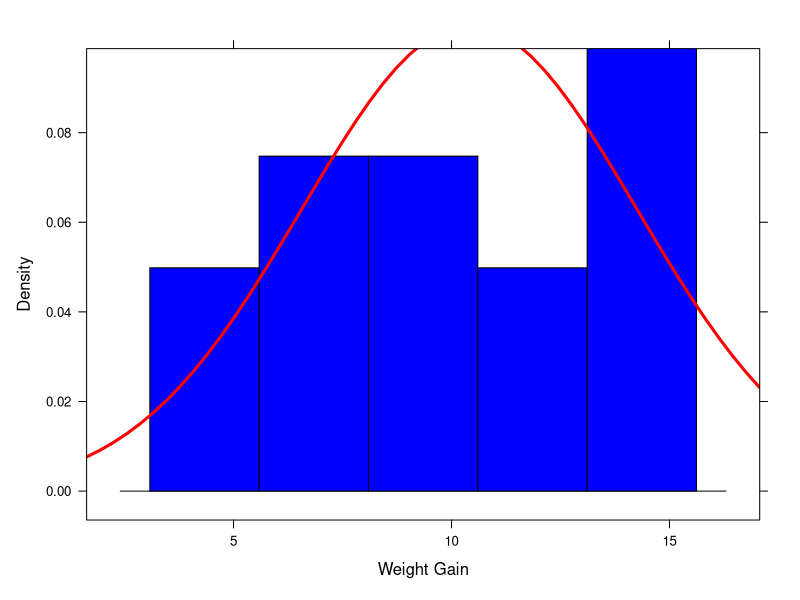
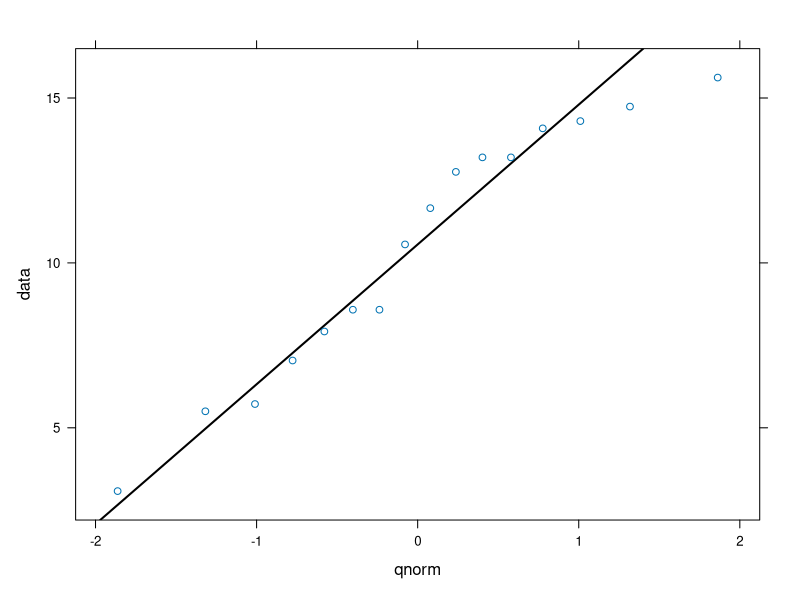
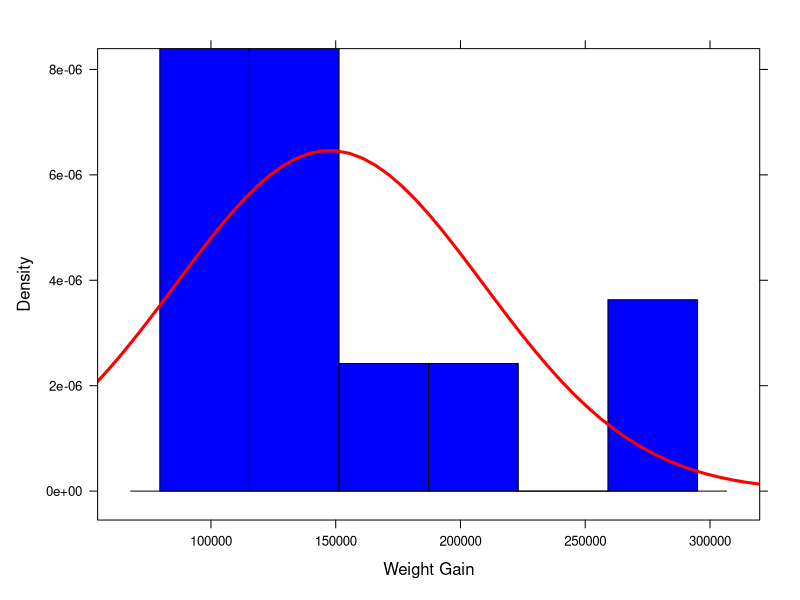
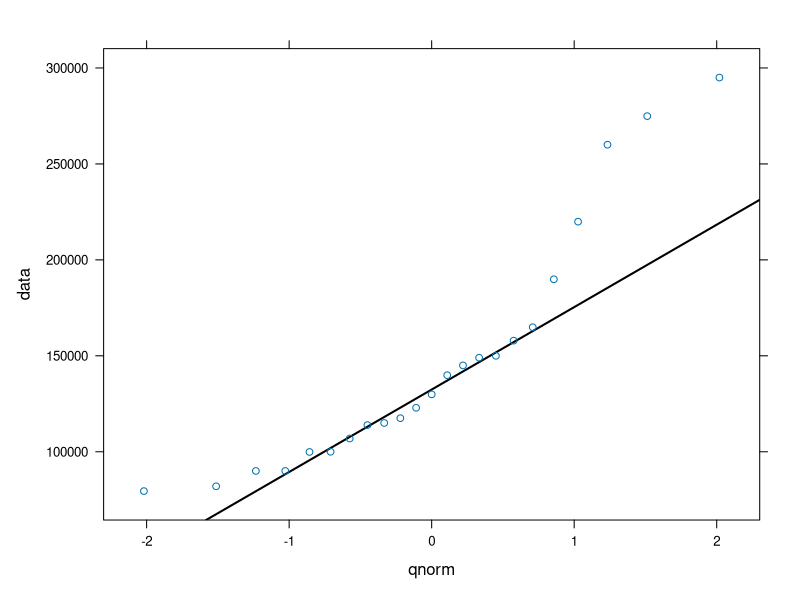
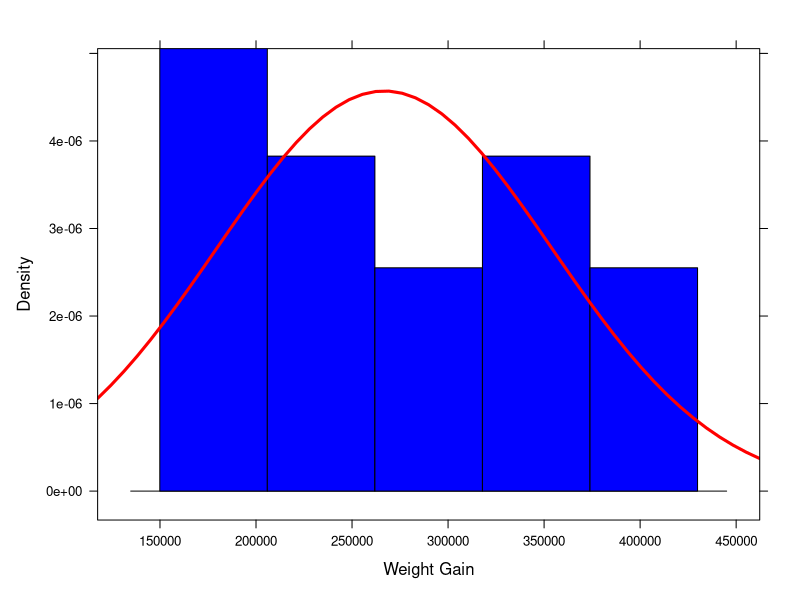
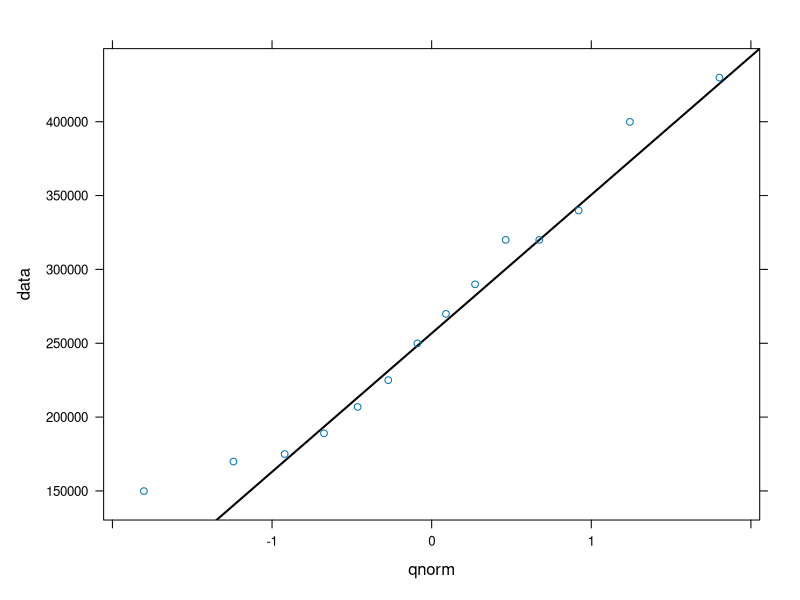
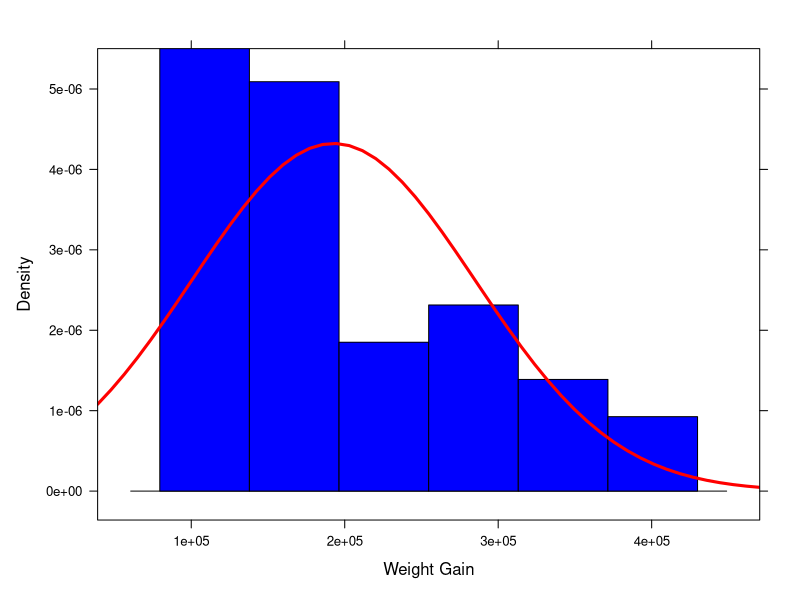
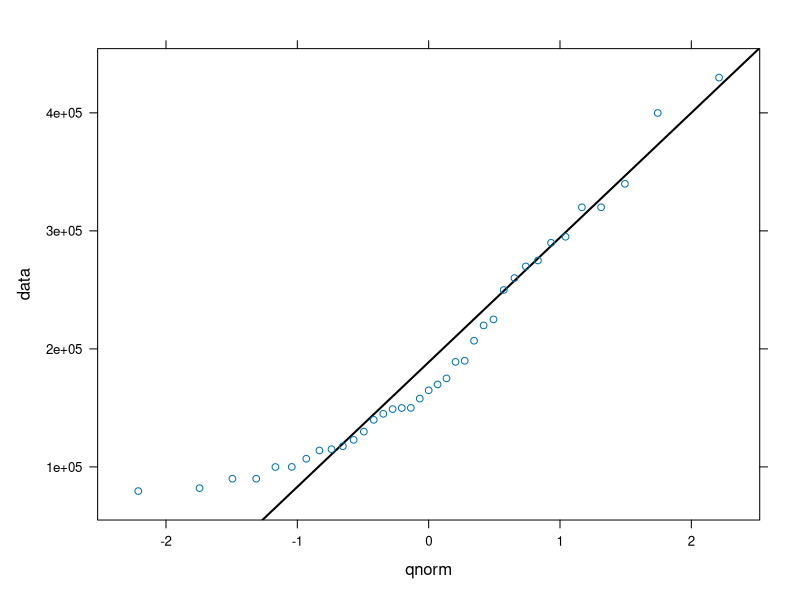

Here is the R script that generated these plots, in order:
## ---- setup
library(lattice)
library(xtable)
my_qqwithline <- function(data, title=NULL){
  qqmath(data,
         panel = function(x) {
           panel.qqmathline(x, distribution = qnorm, lwd=2)
           panel.qqmath(x)
         },
         main=title)
}
my_histogram <- function(x, avg, std, ...){
  histogram(x,
            panel = function(x){
              panel.histogram(x, breaks=NULL, ...)
              panel.mathdensity(dmath = dnorm, col = "red", args = list(mean=avg,sd=std), lwd=3)
            },
            type="density",...)
}
houses <- read.table("houseprice.txt", header=TRUE)
weight <- read.table("ex07-36wtgain.txt", header=TRUE)
# convert to pounds
weight$wta <- weight$wta*2.2
weight$wtb <- weight$wtb*2.2
## ---- A_2
my_data <- weight$wta - weight$wtb
my_histogram(my_data, mean(my_data), sd(my_data), col="Blue", xlab="Weight Gain")
my_qqwithline(my_data)
## ---- A_3
conf <- t.test(weight$wta, weight$wtb, paired=TRUE, mu=16)
## ---- B_2
my_data <- subset(houses,subset = houses$Bedroom == 3)$Price
my_histogram(my_data, mean(my_data), sd(my_data), col="Blue", xlab="Weight Gain")
my_qqwithline(my_data)
my_data <- subset(houses,subset = houses$Bedroom == 4)$Price
my_histogram(my_data, mean(my_data), sd(my_data), col="Blue", xlab="Weight Gain")
my_qqwithline(my_data)
my_data <- houses$Price
my_histogram(my_data, mean(my_data), sd(my_data), col="Blue", xlab="Weight Gain")
my_qqwithline(my_data)
